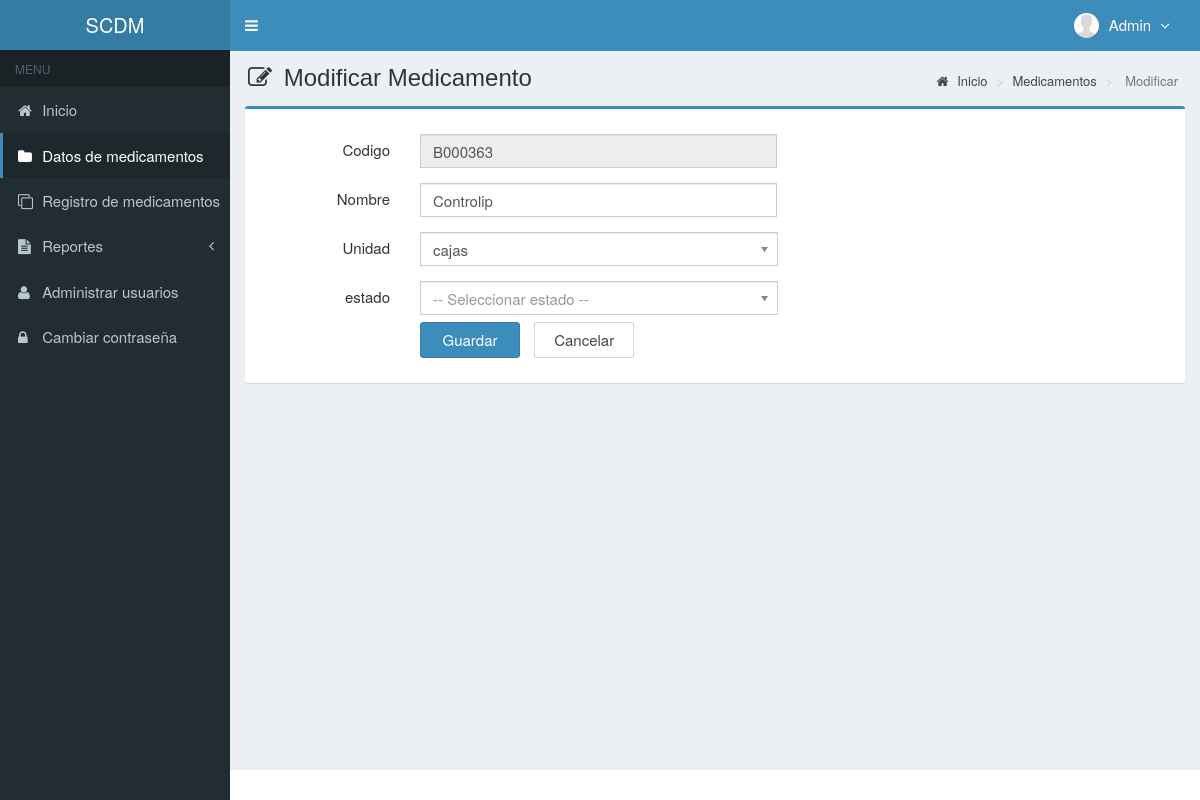
The page /main.php?module=form_medicinas&form=edit&id=B000363 (signed in) on the database its author committed.
### tables this page shows
CREATE TABLE `usuarios` (
  `id_user` int(3) NOT NULL,
  `username` varchar(50) NOT NULL,
  `name_user` varchar(50) NOT NULL,
  `password` varchar(50) NOT NULL,
  `email` varchar(50) DEFAULT NULL,
  `telefono` varchar(13) DEFAULT NULL,
  `foto` varchar(100) DEFAULT NULL,
  `permisos_acceso` enum('Super Admin','Gerente','Almacen') NOT NULL,
  `status` enum('activo','bloqueado') NOT NULL DEFAULT 'activo',
  `created_at` timestamp NOT NULL DEFAULT current_timestamp(),
  `updated_at` timestamp NOT NULL DEFAULT current_timestamp() ON UPDATE current_timestamp()
);

CREATE TABLE `medicamentos` (
  `codigo` varchar(7) NOT NULL,
  `nombre` varchar(50) NOT NULL,
  `unidad` varchar(20) NOT NULL,
  `stock` int(11) NOT NULL,
  `created_user` int(3) NOT NULL,
  `created_date` timestamp NOT NULL DEFAULT current_timestamp(),
  `updated_user` int(3) NOT NULL,
  `updated_date` timestamp NOT NULL DEFAULT current_timestamp() ON UPDATE current_timestamp(),
  `id_est` int(150) NOT NULL
);

### modules/medicinas/form.php (the view, shortened to what this page needs)
 <?php
if ($_GET['form']=='add') { ?>
  <section class="content-header">
    <h1>
      <i class="fa fa-edit icon-title"></i> Agregar Medicamentos
    </h1>
    <ol class="breadcrumb">
      <li><a href="?module=start"><i class="fa fa-home"></i> Inicio </a></li>
      <li><a href="?module=medicinas"> Medicamentos </a></li>
      <li class="active"> Más </li>
    </ol>
  </section>
  <section class="content">
    <div class="row">
      <div class="col-md-12">
        <div class="box box-primary">
          <form role="form" class="form-horizontal" action="modules/medicinas/proses.php?act=insert" method="POST">
            <div class="box-body">
              <?php
              $query_id = mysqli_query($mysqli, "SELECT RIGHT(codigo,6) as codigo FROM medicamentos
                                                ORDER BY codigo DESC LIMIT 1")
                                                or die('error '.mysqli_error($mysqli));
              $count = mysqli_num_rows($query_id);
              if ($count <> 0) {
                  $data_id = mysqli_fetch_assoc($query_id);
                  $codigo    = $data_id['codigo']+1;
              } else {
                  $codigo = 1;
              }
              $co_me   = str_pad($codigo, 6, "0", STR_PAD_LEFT);
              $codigo = "B$co_me";
              ?>
              <div class="form-group">
                <label class="col-sm-2 control-label">Codigo</label>
                <div class="col-sm-5">
                  <input type="text" class="form-control" name="codigo" value="<?php echo $codigo; ?>" readonly required>
                </div>
              </div>
              <div class="form-group">
                <label class="col-sm-2 control-label">Nombre</label>
                <div class="col-sm-5">
                  <input type="text" class="form-control" name="nombre" autocomplete="off" required>
                </div>
              </div>
              <div class="form-group">
                <label class="col-sm-2 control-label">Unidad</label>
                <div class="col-sm-5">
                  <select class="chosen-select" name="unidad" data-placeholder="-- Seleccionar --" autocomplete="off" required>
                    <option value=""></option>
                    <option value="botellas">Botella</option>
                    <option value="cajas">Cajas</option>
                    <option value="caja">Caja</option>
                    <option value="raya">Raya</option>
                    <option value="tubo">Tubo</option>
                  </select>
                </div>
              </div>
                <div class="form-group">
                <label class="col-sm-2 control-label">estado</label>
               <div class="col-sm-5">
                  <select class="chosen-select" name="estado" data-placeholder="-- Seleccionar estado --" onchange="tampil_obat(this)" autocomplete="off" required>
                    <option value=""></option>
                    <?php
                      $query_obat = mysqli_query($mysqli, "SELECT * FROM estado ORDER BY id_est ASC")
                                                            or die('error '.mysqli_error($mysqli));
                      while ($data_obat = mysqli_fetch_assoc($query_obat)) {
                        echo"<option value=\"$data_obat[id_est]\"> $data_obat[estado] </option>";
                      }
                    ?>
            </div>
            <div class="box-footer">
              <div class="form-group">
                <div class="col-sm-offset-2 col-sm-10">
                  <input type="submit" class="btn btn-primary btn-submit" name="Guardar" value="Guardar">
                  <a href="?module=medicinas" class="btn btn-default btn-reset">Cancelar</a>
                </div>
              </div>
            </div>
          </form>
        </div>
      </div>
    </div>
  </section>
<?php
}
elseif ($_GET['form']=='edit') {
  if (isset($_GET['id'])) {
      $query = mysqli_query($mysqli, "SELECT codigo,nombre,unidad FROM medicamentos WHERE codigo='$_GET[id]'")
                                      or die('error: '.mysqli_error($mysqli));
      $data  = mysqli_fetch_assoc($query);
    }
?>
  <section class="content-header">
    <h1>
      <i class="fa fa-edit icon-title"></i> Modificar Medicamento
    </h1>
    <ol class="breadcrumb">
      <li><a href="?module=start"><i class="fa fa-home"></i> Inicio </a></li>
      <li><a href="?module=medicinas"> Medicamentos </a></li>
      <li class="active"> Modificar </li>
    </ol>
  </section>
  <section class="content">
    <div class="row">
      <div class="col-md-12">
        <div class="box box-primary">
          <form role="form" class="form-horizontal" action="modules/medicinas/proses.php?act=update" method="POST">
            <div class="box-body">
              <div class="form-group">
                <label class="col-sm-2 control-label">Codigo</label>
                <div class="col-sm-5">
                  <input type="text" class="form-control" name="codigo" value="<?php echo $data['codigo']; ?>" readonly required>
                </div>
              </div>
              <div class="form-group">
                <label class="col-sm-2 control-label">Nombre</label>
                <div class="col-sm-5">
                  <input type="text" class="form-control" name="nombre" autocomplete="off" value="<?php echo $data['nombre']; ?>" required>
                </div>
              </div>
              <div class="form-group">
                <label class="col-sm-2 control-label">Unidad</label>
                <div class="col-sm-5">
                </div>
              </div>
                <div class="form-group">
                <label class="col-sm-2 control-label">estado</label>
               <div class="col-sm-5">
            </div>
            <div class="box-footer">
              <div class="form-group">
                <div class="col-sm-offset-2 col-sm-10">
                  <input type="submit" class="btn btn-primary btn-submit" name="Guardar" value="Guardar">
                  <a href="?module=medicinas" class="btn btn-default btn-reset">Cancelar</a>
                </div>
              </div>
            </div>
          </form>
        </div>
      </div>
    </div>
  </section>
<?php
}
?>

### top-menu.php (shortened to what this page needs)
<?php
require_once "config/database.php";
$query = mysqli_query($mysqli, "SELECT id_user, name_user, foto, permisos_acceso FROM usuarios WHERE id_user='$_SESSION[id_user]'")
                                or die('error: '.mysqli_error($mysqli));
$data = mysqli_fetch_assoc($query);
?>
<li class="dropdown user user-menu">
  <a href="#" class="dropdown-toggle" data-toggle="dropdown">
  <?php
  if ($data['foto']=="") { ?>
    <img src="images/user/user-default.png" class="user-image" alt="User Image"/>
  <?php
  }
  else { ?>
    <img src="images/user/<?php echo $data['foto']; ?>" class="user-image" alt="User Image"/>
  <?php
  }
  ?>
    <span class="hidden-xs"><?php echo $data['name_user']; ?> <i style="margin-left:5px" class="fa fa-angle-down"></i></span>
  </a>
</li>

### assets/css/style.css (style rules this page uses)
.form-horizontal .control-label { margin-bottom: 0; padding-top: 5px; text-align: right; }
label { display: inline-block; font-size: 15px; font-weight: 400; margin-bottom: 5px; max-width: 100%; }
.form-control { background-color: #fff; background-image: none; border: 1px solid #ccc; border-radius: 4px; box-shadow: 0 1px 1px rgba(0, 0, 0, 0.075) inset; color: #555; display: block; font-size: 15px; height: 34px; line-height: 1.42857; padding: 6px 12px; transition: border-color 0.15s ease-in-out 0s, box-shadow 0.15s ease-in-out 0s; width: 100%; }
.btn-default { background-color: #fff; border-color: #d2d6de; color: #444; }
.content-header { padding: 15px 18px 0; position: relative; }
.content-header > .breadcrumb { background: transparent none repeat scroll 0 0; border-radius: 2px; float: right; font-size: 13px; margin-bottom: 0; margin-top: 0; padding: 7px 12px; position: absolute; right: 10px; top: 15px; }
.btn-submit { width: 100px; margin-top: 7px; margin-right: 10px; font-size: 15px; }
.btn-reset { width: 100px; margin-top: 7px; font-size: 15px; }
.icon-title { margin-right: 5px; }
body { background-color: #fff; color: #333; font-size: 15px; line-height: 1.42857; }

### rows shown on the page
usuarios: foto (placeholder picture), name_user "Admin"
medicamentos: codigo "B000363", nombre "Controlip"
